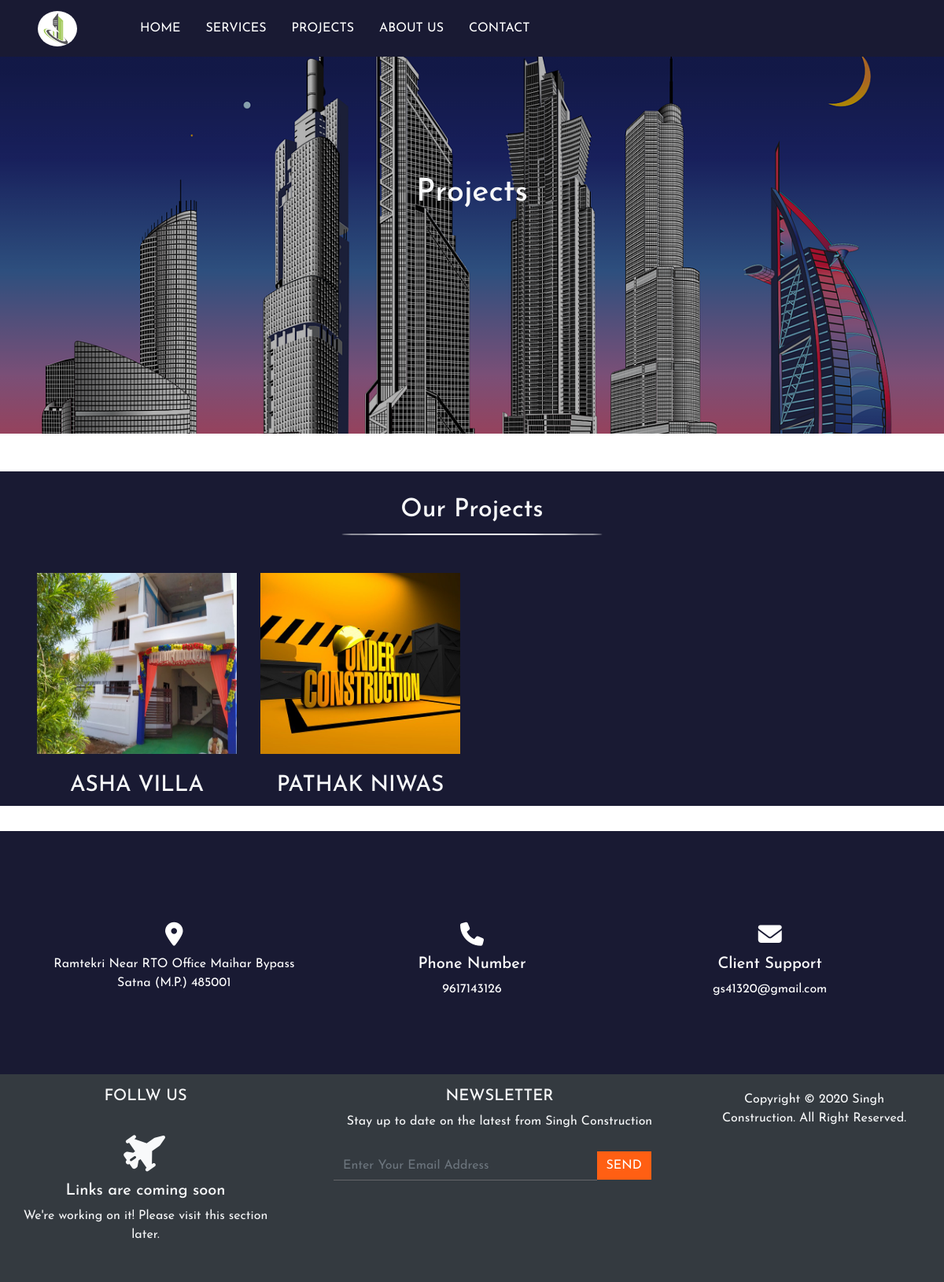
/project.php, run on the app's committed database.
### tables this page shows
CREATE TABLE `slider` (
  `slide_id` int(11) NOT NULL,
  `s_img1` text NOT NULL,
  `s_img2` text NOT NULL,
  `s_img3` text NOT NULL,
  `s_heading` varchar(60) NOT NULL,
  `s_slog` varchar(60) NOT NULL
);

CREATE TABLE `project` (
  `p_id` int(11) NOT NULL,
  `p_name` varchar(100) NOT NULL,
  `p_size` varchar(100) NOT NULL,
  `p_add` varchar(255) NOT NULL,
  `p_desc` varchar(1000) NOT NULL,
  `p_img` text NOT NULL
);

CREATE TABLE `customer_support` (
  `cust_id` int(11) NOT NULL,
  `location` varchar(100) NOT NULL,
  `mobile` varchar(100) NOT NULL,
  `email` varchar(100) NOT NULL
);

### project.php (the view)
<?php include('inc/db.php');?>
<?php include('inc/header.php'); ?>
<div id="banner">
	  	<?php
		  	$sql="select * from slider";
		  	$result=$con->query($sql);
		  	if($result->num_rows>0){
			  	while($row=$result->fetch_assoc()){
			  		$s_img1=$row['s_img1'];
			  		echo '
						<div class="img-fluid" style="background-image:linear-gradient(rgba(0,0,0,0.3),
						rgba(0,0,0,0.3)),url(admin/slider_img/'.$s_img1.');">
							<div class="wrapper text-center">
							  <div class="message">
							    <h1 class="text-center text-light" style="padding-top: 150px;">Projects</h1>
							  </div>
							</div>
						</div>
			  		';
			  	}
			}
		 ?>
</div>
<div class="jumbotron project mt-5" id="projects">
	<div class="container">
		<h2 class="text-center text-light our-project">Our Projects</h2>
		<span class="title-border "></span>
		<div class="row project mt-5 mb-3">
		<?php
		$sql="select * from project";
		$result=$con->query($sql);
		while($row=$result->fetch_array()){
			$p_id=$row['p_id'];
			$p_name=$row['p_name'];
			$p_img=$row['p_img'];
			echo "
					<div class='col-lg-3 col-sm-6'>
					<input type='hidden' name='id' value=$p_id>
						<div class='image_container'>
							<a style='text-decoration:none' href='project_details.php?p_id=$p_id'
							class='p_name mt-3'>
								<img src='admin/project_img/$p_img'  class='pro_image'
								style='height: 230px;'>
							</a>
						    <div class='overlay'>
						    	<a href='project_details.php?p_id=$p_id' class='text-center text-uppercase mt-5 img-text btn'>Know More</a>
						    </div>
						</div>
							<a style='text-decoration:none' href='project_details.php?p_id=$p_id'
								class='p_name mt-3'>
								<h3 class='text-light text-center mt-4 text-uppercase'>$p_name</h3>
							</a>
						</div>
					";
				}
			?>
		</div>
	</div>
</div>
<?php include('inc/footer.php') ?>

### inc/footer.php (shortened to what this page needs)
<div class="jumbotron" id="cust_suport">
	<div class="container">
		<?php
			$sql="select * from  customer_support";
			$result=$con->query($sql);
			if($result->num_rows>0){
				while($row=$result->fetch_assoc()){
					$location=$row['location'];
					$mobile=$row['mobile'];
					$email=$row['email'];
					echo '
						<div class="row">
							<div class="col-sm-4 text-center mt-5 mb-3">
					             <div class="contact-icon">
					               <i class="fas fa-map-marker-alt"></i>
					             </div>
					             <div class="contact-text">
					                 <p>'.$location.'</p>
					             </div>
							</div>
							<div class="col-sm-4 text-center mt-5 mb-3">
					             <div class="contact-icon ">
					               <i class="fas fa-phone"></i>
					             </div>
					             <div class="contact-text">
					                 <h5>Phone Number</h5>
					                 <p>'.$mobile.'</p>
					             </div>
							</div>
							<div class="col-sm-4 text-center mt-5 mb-3">
				                 <div class="contact-icon">
				                   <i class="fas fa-envelope"></i>
				                 </div>
				                 <div class="contact-text">
				                     <h5>Client Support</h5>
				                     <p>'.$email.'</p>
				                 </div>
							</div>
						</div>
					';
				}
			}
		?>
	</div>
</div>
<div class=" bg-dark w-100" id="footer">
	<div class="row w-100">
		<div class="col-sm-4">
			<div class="text-title">
				<h5 class="text-center mt-3 text-light text-uppercase">Follw Us</h5>
			</div>
			<?php
			$select="select * from socials";
			$result=$con->query($select);
			if($result->num_rows>0){
				while($row=$result->fetch_assoc()){
					$f_link=$row['f_link'];
					$insta_link=$row['insta_link'];
					$linkedin_link=$row['linkedin_link'];
					echo '
						<div class="text-center" id="media_icon">
							<a href="'.$f_link.'" class=" text-center" target="_blank">
								<i class="fab fa-facebook-f"></i>
							</a>
							<a href="'.$insta_link.'" class=" text-center" target="_blank">
								<i class="fab fa-twitter"></i>
							</a>
							<a href="'.$linkedin_link.'" class="text-center" target="_blank">
								<i class="fab fa-linkedin"></i>
							</a>
						</div>
					';
				}
			}else{
        		echo "<div class='wrapper mb-5 mt-3 text-center col-sm-12 text-light'>
            <i class='fas fa-fighter-jet fa-3x mb-3 mt-3'
            style='transform: rotate(325deg);'></i>
            <h5>Links are coming soon<span class='dot'>
            </span></h5>
            <p class='text-center'>We're working on it! Please visit this section later.</p>
          </div>
        ";
      }
			?>
		</div>
		<div class="col-sm-5 text-center">
			<div class="text-title">
				<h5 class="text-center mt-3 text-light text-uppercase">Newsletter</h5>
				<p class="text-center text-light">Stay up to date on the latest from Singh Construction</p>
			</div>
			<form method="post" class="form-group form-inline ml-4" id="subscribe">
				<input type="email" name="email" placeholder="Enter Your Email Address" class="form-control w-75" required>
				<button type="submit" name="submit" class="btn text-uppercase">
				Send</button>
			</form>
		</div>
		<div class="col-sm-3">
			<div class="text-center text-light" id="copyright">
				Copyright ©
					<?php
						$copyYear = 2020;
						$curYear = date('Y');
						echo $copyYear . (($copyYear != $curYear) ? '-' . $curYear : '');
					?>
				Singh Construction. All Right Reserved.
			</div>
		</div>
	</div>
</div>
</body>
</html>

### css/main.css (style rules this page uses)
* { margin: 0; padding: 0; box-sizing: border-box; }
body { font-family: 'Josefin Sans',sans-serif; }
#projects { padding-bottom: 0px; padding-top: 30px; }
.project { background: #191a33; }
.project .title-border { content: ""; width: 30%; height: 2px; display: block; background: block; background-color: #fff; border-radius: 50%; margin:1%; margin-left: 35%; }
.image_container { position: relative; width: 100%; height: 230px; }
.pro_image { display: block; width: 100%; height: auto; opacity:1; }
#projects { margin-top: 50px; border-radius: inherit; }
#cust_suport { background: #191a33; border-radius: inherit; }
.contact-icon { font-size: 30px; color: #fff; }
.contact-text { color: #fff; }
.contact-text p { color: #fff; }
#banner div { margin-top: 71px; margin-bottom: 25px; background-position: center; background-repeat: no-repeat; height: 60vh; background-size: cover; }
#footer { margin-top: -32px; height: auto; }
#copyright { text-align: center; margin-top: 20px; margin-bottom: 20px; }
#subscribe { margin-top: 25px; margin-bottom: 20px; }
#subscribe button { border-radius: inherit; border: none; background: #ff5f13; color: #fff; }
#subscribe input[type=email] { border: none; color: #fff; background: #343a40; border-radius: 0px; border-bottom: 1px solid; border-bottom-color: #a79f9f6b; }

### data on the page
slider: s_img1 (picture)
project: p_img (picture), p_name "ASHA VILLA"
project: p_img (picture), p_name "PATHAK NIWAS"
customer_support: location "Ramtekri Near RTO Office Maihar Bypass Satna (M.P.) 485001", mobile "9617143126", email "gs41320@gmail.com"

### other printed values
$copyYear "2020"
